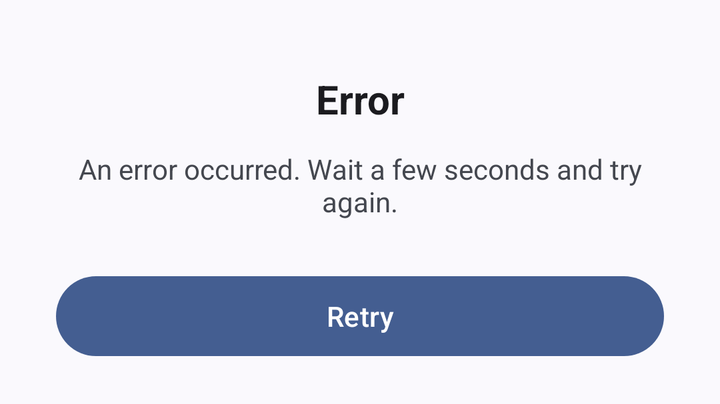
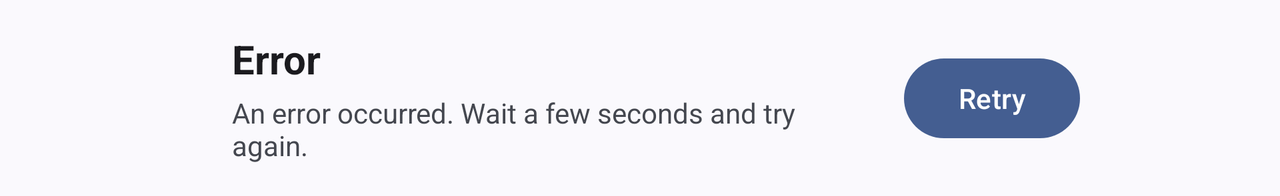

An Android layout and its configuration variant, each rendered on a device that would load it. The default file and the variant file are quoted in full after the pictures.
<!-- AndroidManifest.xml: application theme Theme.TussApp -->
<!-- res/layout/view_error.xml -->
<?xml version="1.0" encoding="utf-8"?>
<androidx.constraintlayout.widget.ConstraintLayout xmlns:android="http://schemas.android.com/apk/res/android"
    xmlns:app="http://schemas.android.com/apk/res-auto"
    xmlns:tools="http://schemas.android.com/tools"
    android:layout_width="match_parent"
    android:layout_height="wrap_content"
    android:orientation="vertical"
    android:paddingVertical="20dp"
    android:layout_gravity="center"
    android:gravity="center"
    android:clipToPadding="false">

    <ImageView
        android:id="@+id/errorViewIconImageView"
        android:layout_width="wrap_content"
        android:layout_height="wrap_content"
        android:layout_gravity="center"
        android:importantForAccessibility="no"
        android:src="@drawable/ic_error_dialog_generic_error"
        app:tint="?attr/colorOnSurface"
        app:layout_constraintStart_toStartOf="parent"
        app:layout_constraintEnd_toEndOf="parent"
        app:layout_constraintTop_toTopOf="parent" />

    <TextView
        android:id="@+id/errorViewTitleTextView"
        android:layout_width="0dp"
        android:layout_height="wrap_content"
        android:layout_marginTop="16dp"
        android:layout_marginHorizontal="28dp"
        android:gravity="center"
        android:text="@string/error_generic"
        android:textColor="?attr/colorOnSurface"
        android:textSize="20sp"
        android:textStyle="bold"
        app:layout_constraintWidth_max="320dp"
        app:layout_constraintStart_toStartOf="parent"
        app:layout_constraintEnd_toEndOf="parent"
        app:layout_constraintTop_toBottomOf="@id/errorViewIconImageView" />

    <TextView
        android:id="@+id/errorViewMessageTextView"
        android:layout_width="0dp"
        android:layout_height="wrap_content"
        android:layout_marginTop="12dp"
        android:layout_marginHorizontal="28dp"
        android:gravity="center"
        android:text="@string/error_generic_description"
        android:textColor="?attr/colorOnSurfaceVariant"
        app:layout_constraintWidth_max="320dp"
        app:layout_constraintStart_toStartOf="parent"
        app:layout_constraintEnd_toEndOf="parent"
        app:layout_constraintTop_toBottomOf="@id/errorViewTitleTextView" />

    <Button
        android:id="@+id/errorViewRetryButton"
        android:layout_width="0dp"
        android:layout_height="wrap_content"
        android:layout_marginTop="24dp"
        android:layout_marginHorizontal="28dp"
        android:visibility="gone"
        android:text="@string/action_retry"
        app:icon="@drawable/ic_refresh"
        app:iconGravity="textStart"
        app:layout_constraintWidth_max="320dp"
        app:layout_constraintStart_toStartOf="parent"
        app:layout_constraintEnd_toEndOf="parent"
        app:layout_constraintTop_toBottomOf="@id/errorViewMessageTextView"
        app:layout_constraintBottom_toBottomOf="parent"
        tools:visibility="visible" />

</androidx.constraintlayout.widget.ConstraintLayout>
<!-- resources referenced by this layout -->
<resources>
  <string name="action_retry">Retry</string>
  <string name="error_generic">Error</string>
  <string name="error_generic_description">An error occurred. Wait a few seconds and try again.</string>
  <!-- from res/values-v27/ -->
  <style name="Theme.TussApp" parent="Base.Theme.TussApp">
          <item name="android:statusBarColor">?attr/colorSurfaceContainer</item>
          <item name="android:windowLightStatusBar">true</item>
          <item name="android:navigationBarColor">?attr/colorSurfaceContainer</item>
          <item name="android:windowLightNavigationBar">true</item>
      </style>
  <style name="Base.Theme.TussApp" parent="Theme.Material3.DynamicColors.DayNight">
          <item name="windowActionBar">false</item>
          <item name="windowNoTitle">true</item>
  
          <item name="toolbarStyle">@style/Theme.TussApp.Toolbar</item>
          <item name="tabStyle">@style/Theme.TussApp.Tab</item>
          <item name="circularProgressIndicatorStyle">@style/Theme.TussApp.CircularProgressIndicator</item>
          <item name="linearProgressIndicatorStyle">@style/Theme.TussApp.LinearProgressIndicator</item>
  
          <item name="enterAnim">@anim/nav_default_enter_anim</item>
          <item name="exitAnim">@anim/nav_default_exit_anim</item>
          <item name="popEnterAnim">@anim/nav_default_pop_enter_anim</item>
          <item name="popExitAnim">@anim/nav_default_pop_exit_anim</item>
      </style>
  <style name="Theme.TussApp.Toolbar" parent="Widget.Material3.Toolbar.Surface">
          <item name="android:background">?attr/colorSurfaceContainer</item>
          <item name="android:minHeight">?attr/actionBarSize</item>
      </style>
  <style name="Theme.TussApp.Tab" parent="Widget.Material3.TabLayout">
          <item name="android:background">?attr/colorSurfaceContainer</item>
      </style>
  <style name="Theme.TussApp.CircularProgressIndicator" parent="Widget.Material3.CircularProgressIndicator">
          <item name="showAnimationBehavior">outward</item>
          <item name="hideAnimationBehavior">inward</item>
          <item name="showDelay">600</item>
          <item name="indicatorSize">48dp</item>
      </style>
  <style name="Theme.TussApp.LinearProgressIndicator" parent="Widget.Material3.LinearProgressIndicator">
          <item name="showAnimationBehavior">outward</item>
          <item name="hideAnimationBehavior">inward</item>
          <item name="showDelay">600</item>
      </style>
</resources>
<!-- res/layout-land/view_error.xml (the repository's variant of the layout above) -->
<!-- drawn on the phone turned sideways -->
<?xml version="1.0" encoding="utf-8"?>
<androidx.constraintlayout.widget.ConstraintLayout xmlns:android="http://schemas.android.com/apk/res/android"
    xmlns:app="http://schemas.android.com/apk/res-auto"
    xmlns:tools="http://schemas.android.com/tools"
    android:layout_width="match_parent"
    android:layout_height="wrap_content"
    android:layout_gravity="center"
    android:animateLayoutChanges="true"
    android:clipToPadding="false"
    android:gravity="center"
    android:orientation="horizontal"
    android:paddingVertical="16dp">

    <ImageView
        android:id="@+id/errorViewIconImageView"
        android:layout_width="wrap_content"
        android:layout_height="wrap_content"
        android:layout_gravity="center"
        android:layout_marginStart="24dp"
        android:importantForAccessibility="no"
        android:src="@drawable/ic_error_dialog_generic_error"
        app:layout_constraintHorizontal_chainStyle="packed"
        app:layout_constraintStart_toStartOf="parent"
        app:layout_constraintEnd_toStartOf="@id/errorViewTitleTextView"
        app:layout_constraintTop_toTopOf="parent"
        app:layout_constraintBottom_toBottomOf="parent"
        app:tint="?attr/colorOnSurface" />

    <TextView
        android:id="@+id/errorViewTitleTextView"
        android:layout_width="0dp"
        android:layout_height="wrap_content"
        android:layout_marginHorizontal="16dp"
        android:text="@string/error_generic"
        android:textColor="?attr/colorOnSurface"
        android:textSize="20sp"
        android:textStyle="bold"
        app:layout_constraintWidth_max="320dp"
        app:layout_constraintBottom_toTopOf="@id/errorViewMessageTextView"
        app:layout_constraintEnd_toStartOf="@+id/errorViewRetryButton"
        app:layout_constraintStart_toEndOf="@id/errorViewIconImageView"
        app:layout_constraintTop_toTopOf="parent"
        app:layout_constraintVertical_chainStyle="packed" />

    <TextView
        android:id="@+id/errorViewMessageTextView"
        android:layout_width="0dp"
        android:layout_height="wrap_content"
        android:layout_marginTop="4dp"
        android:layout_marginHorizontal="16dp"
        android:text="@string/error_generic_description"
        android:textColor="?attr/colorOnSurfaceVariant"
        app:layout_constraintBottom_toBottomOf="parent"
        app:layout_constraintWidth_max="320dp"
        app:layout_constraintEnd_toStartOf="@+id/errorViewRetryButton"
        app:layout_constraintStart_toEndOf="@id/errorViewIconImageView"
        app:layout_constraintTop_toBottomOf="@id/errorViewTitleTextView" />

    <Button
        android:id="@+id/errorViewRetryButton"
        android:layout_width="wrap_content"
        android:layout_height="wrap_content"
        android:layout_marginEnd="24dp"
        android:text="@string/action_retry"
        android:visibility="gone"
        app:icon="@drawable/ic_refresh"
        app:iconGravity="textStart"
        app:layout_constraintStart_toEndOf="@id/errorViewTitleTextView"
        app:layout_constraintEnd_toEndOf="parent"
        app:layout_constraintTop_toTopOf="parent"
        app:layout_constraintBottom_toBottomOf="parent"
        tools:visibility="visible" />

</androidx.constraintlayout.widget.ConstraintLayout>
